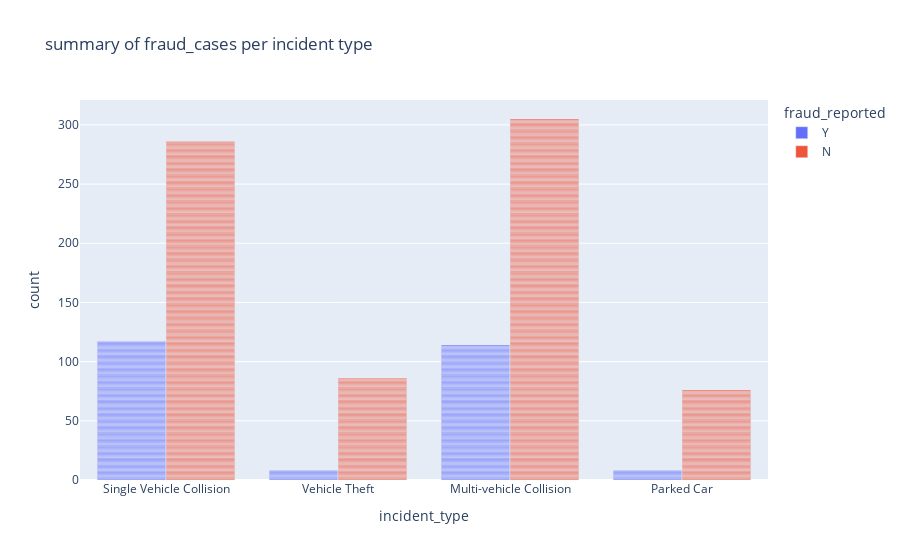

This figure's notebook cell:
### Code cell
#summary of fraud_cases per incident type
px.bar(df, x='incident_type',color='fraud_reported',
             barmode='group', title='summary of fraud_cases per incident type')

### Figure 1 — Plotly figure (JSON) as saved in the notebook; plotly's stock layout.template omitted (floating-point values rounded to 4 significant figures; data arrays with more than 128 entries replaced by an {"elided": "..."} marker saying what was removed)
{"data": [{"alignmentgroup": "True", "hovertemplate": "fraud_reported=Y<br>incident_type=%{x}<br>count=%{y}<extra></extra>", "legendgroup": "Y", "marker": {"color": "#636efa", "pattern": {"shape": ""}}, "name": "Y", "offsetgroup": "Y", "orientation": "v", "showlegend": true, "textposition": "auto", "type": "bar", "x": {"elided": "247 str values"}, "xaxis": "x", "y": {"elided": "247 int values"}, "yaxis": "y"}, {"alignmentgroup": "True", "hovertemplate": "fraud_reported=N<br>incident_type=%{x}<br>count=%{y}<extra></extra>", "legendgroup": "N", "marker": {"color": "#EF553B", "pattern": {"shape": ""}}, "name": "N", "offsetgroup": "N", "orientation": "v", "showlegend": true, "textposition": "auto", "type": "bar", "x": {"elided": "753 str values"}, "xaxis": "x", "y": {"elided": "753 int values"}, "yaxis": "y"}], "layout": {"autosize": true, "barmode": "group", "legend": {"title": {"text": "fraud_reported"}, "tracegroupgap": 0}, "title": {"text": "summary of fraud_cases per incident type"}, "xaxis": {"anchor": "y", "autorange": true, "domain": [0, 1], "range": [-0.5, 3.5], "title": {"text": "incident_type"}, "type": "category"}, "yaxis": {"anchor": "x", "autorange": true, "domain": [0, 1], "range": [0, 321.1], "title": {"text": "count"}, "type": "linear"}}}
